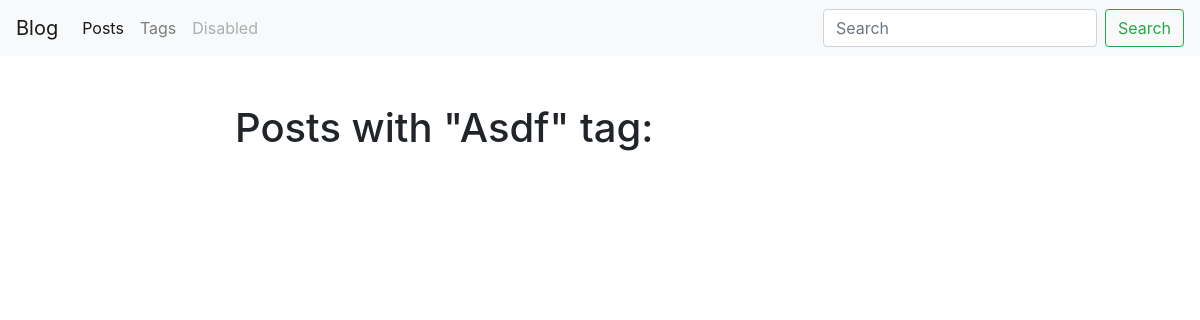
The page /blog/tag/asdf/ on the database as committed earlier.
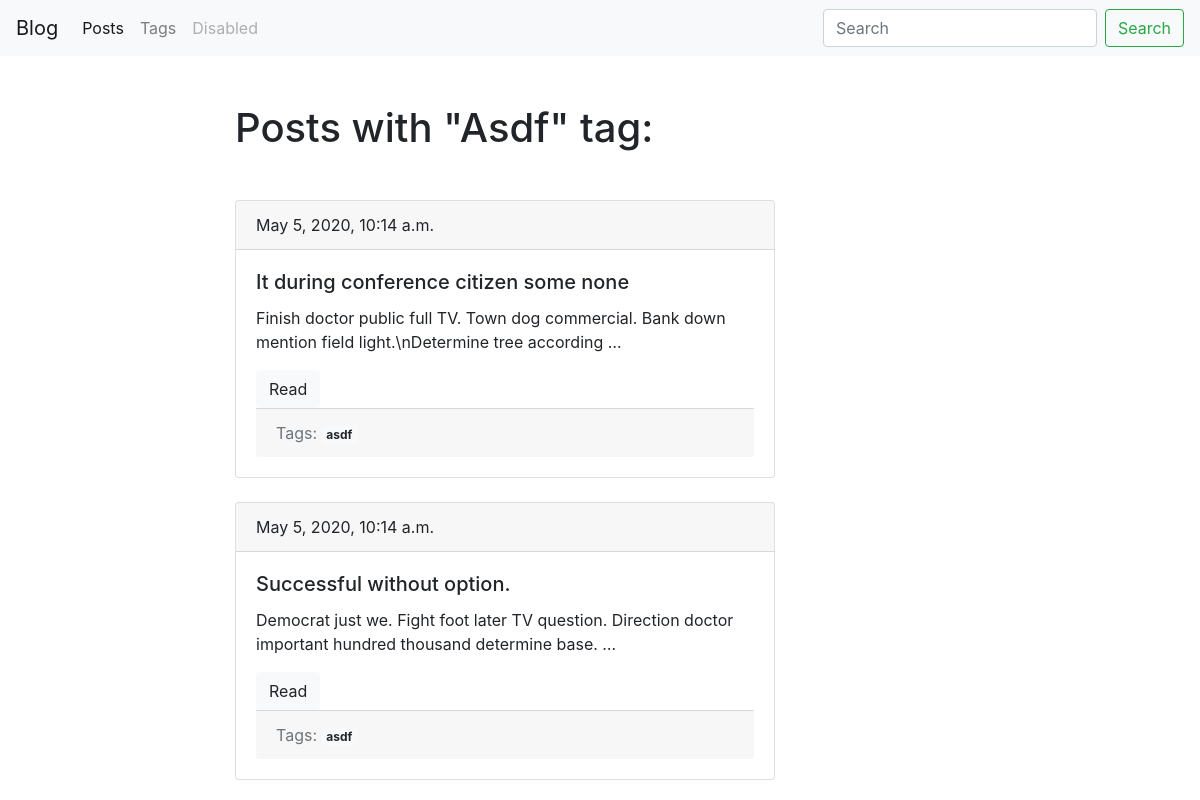
The same page on the database as committed later.
### blog/models.py (models this page shows, shortened)
class Tag(models.Model):
    title = models.CharField(max_length=50)
    slug = models.SlugField(max_length=70, blank=True, unique=True)
    def get_absolute_url(self):
        return reverse('tag_detail_url', kwargs={'slug': self.slug})
    class Meta:
        ordering = ['title']

class Post(models.Model):
    title = models.CharField(max_length=150, db_index=True)
    slug = models.SlugField(max_length=200, blank=True, unique=True)
    body = models.TextField(blank=True, db_index=True)
    tags = models.ManyToManyField('Tag', blank=True, related_name='posts')
    date_pub = models.DateTimeField(auto_now_add=True)
    def get_absolute_url(self):
        return reverse('post_detail_url', kwargs={'slug': self.slug})
    class Meta:
        ordering = ['-date_pub']

### blog/views.py (the view)
# urls.py: path('tag/<str:slug>/', TagDetail.as_view(), name='tag_detail_url'),
class TagDetail(ObjectDetailMixin, View):
    model = Tag
    template = 'blog/tag_detail.html'

### blog/utils.py (called while the page is built)
    def get(self, request, slug):
        obj = get_object_or_404(self.model, slug__iexact=slug)
        return render(request,
                      self.template,
                      {self.model.__name__.lower(): obj, 'admin_obj': obj, 'detail_page': True})

### blog/templates/blog/tag_detail.html (shortened to what this page needs)
{% extends 'blog/base_blog.html' %}
{% block content %}
    <h1 class="mb-5">Posts with "{{ tag.title|title }}" tag:</h1>
        {% for post in tag.posts.all %}
            {% include 'blog/includes/post_card_template.html' %}
        {% endfor %}
{% endblock %}

### blog/templates/blog/base_blog.html (shortened to what this page needs)
{% extends 'base.html' %}

### templates/base.html (shortened to what this page needs)
{% load static %}
<!DOCTYPE html>
<html lang="en">
<head>
    <link rel="stylesheet" href="https://stackpath.bootstrapcdn.com/bootstrap/4.4.1/css/bootstrap.min.css">
    <link rel="stylesheet" href="{% static 'css/styles.css' %}">
</head>
<body>
    <nav class="navbar navbar-expand-lg navbar-light bg-light">
      <a class="navbar-brand" href="#">Blog</a>
      <div class="collapse navbar-collapse" id="navbarSupportedContent">
        <ul class="navbar-nav mr-auto">
          <li class="nav-item active">
            <a class="nav-link" href="{% url 'posts_list_url' %}">Posts</a>
          </li>
          <li class="nav-item">
            <a class="nav-link" href="{% url 'tags_list_url' %}">Tags</a>
          </li>
          <li class="nav-item">
            <a class="nav-link disabled" href="#" tabindex="-1" aria-disabled="true">Disabled</a>
          </li>
        </ul>
        <form class="form-inline my-2 my-lg-0">
          <input class="form-control mr-sm-2" type="search" placeholder="Search" aria-label="Search">
          <button class="btn btn-outline-success my-2 my-sm-0" type="submit">Search</button>
        </form>
      </div>
    </nav>
    <div class="container mt-5">
        <div class="row">
            <div class="col-6 offset-md-2">
                {% block content %}{% endblock %}
            </div>
        </div>
    </div>
</body>
</html>

### blog/templates/blog/includes/post_card_template.html
<div class="card mb-4">
    <div class="card-header">
        {{ post.date_pub }}
    </div>
    <div class="card-body">
        <h5 class="card-title">{{ post.title }}</h5>
        <p class="card-text">{{ post.body|truncatewords:15 }}</p>
        <a href="{{ post.get_absolute_url }}" class="btn btn-light">Read</a>
        <div class="card-footer text-muted">
            Tags:
            {% for tag in post.tags.all %}
               <a href="{{ tag.get_absolute_url }}" class="badge badge-light">{{ tag.title }}</a>
            {% endfor %}
        </div>
    </div>
</div>

Rows that differ between the two databases and show on the page:
added Post: date_pub "May 5, 2020, 10:14 a.m.", title "It during conference citizen some none", body "Finish doctor public full TV. Town dog commercial. Bank down mention field light.\\nDetermine tree according …", Tag (title "asdf")
added Post: date_pub "May 5, 2020, 10:14 a.m.", title "Successful without option.", body "Democrat just we. Fight foot later TV question. Direction doctor important hundred thousand determine base. …", Tag (title "asdf")
